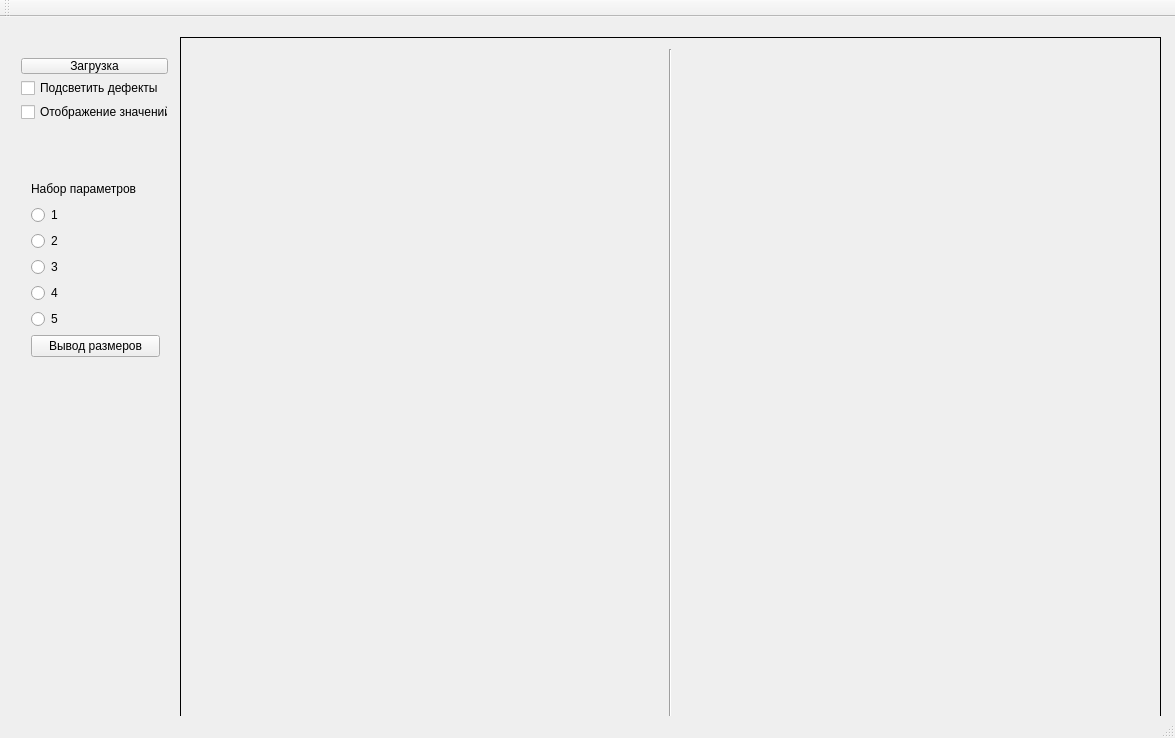
<?xml version="1.0" encoding="UTF-8"?>
<ui version="4.0">
 <class>MainWindow</class>
 <widget class="QMainWindow" name="MainWindow">
  <property name="geometry">
   <rect>
    <x>0</x>
    <y>0</y>
    <width>1175</width>
    <height>738</height>
   </rect>
  </property>
  <property name="windowTitle">
   <string>MainWindow</string>
  </property>
  <widget class="QWidget" name="centralWidget">
   <widget class="QFrame" name="frm_singleView">
    <property name="geometry">
     <rect>
      <x>180</x>
      <y>20</y>
      <width>981</width>
      <height>701</height>
     </rect>
    </property>
    <property name="minimumSize">
     <size>
      <width>400</width>
      <height>0</height>
     </size>
    </property>
    <property name="frameShape">
     <enum>QFrame::Box</enum>
    </property>
    <property name="frameShadow">
     <enum>QFrame::Plain</enum>
    </property>
    <layout class="QGridLayout" name="gridLayout_9">
     <item row="0" column="0">
      <layout class="QVBoxLayout" name="verticalLayout_2">
       <item>
        <widget class="Line" name="line">
         <property name="orientation">
          <enum>Qt::Vertical</enum>
         </property>
        </widget>
       </item>
      </layout>
     </item>
    </layout>
   </widget>
   <widget class="QWidget" name="">
    <property name="geometry">
     <rect>
      <x>20</x>
      <y>150</y>
      <width>151</width>
      <height>201</height>
     </rect>
    </property>
    <layout class="QVBoxLayout" name="verticalLayout_5">
     <item>
      <widget class="QLabel" name="label">
       <property name="text">
        <string>Набор параметров</string>
       </property>
      </widget>
     </item>
     <item>
      <layout class="QVBoxLayout" name="verticalLayout">
       <item>
        <widget class="QRadioButton" name="radioButton">
         <property name="text">
          <string>1</string>
         </property>
        </widget>
       </item>
       <item>
        <widget class="QRadioButton" name="radioButton_2">
         <property name="text">
          <string>2</string>
         </property>
        </widget>
       </item>
       <item>
        <widget class="QRadioButton" name="radioButton_3">
         <property name="text">
          <string>3</string>
         </property>
        </widget>
       </item>
       <item>
        <widget class="QRadioButton" name="radioButton_4">
         <property name="text">
          <string>4</string>
         </property>
        </widget>
       </item>
       <item>
        <widget class="QRadioButton" name="radioButton_5">
         <property name="text">
          <string>5</string>
         </property>
        </widget>
       </item>
      </layout>
     </item>
     <item>
      <widget class="QPushButton" name="pushButton">
       <property name="text">
        <string>Вывод размеров</string>
       </property>
      </widget>
     </item>
    </layout>
   </widget>
   <widget class="QWidget" name="">
    <property name="geometry">
     <rect>
      <x>10</x>
      <y>30</y>
      <width>169</width>
      <height>86</height>
     </rect>
    </property>
    <layout class="QVBoxLayout" name="verticalLayout_6">
     <item>
      <layout class="QVBoxLayout" name="verticalLayout_3">
       <item>
        <widget class="QPushButton" name="btn_loadTiff">
         <property name="text">
          <string>Загрузка</string>
         </property>
        </widget>
       </item>
       <item>
        <widget class="QCheckBox" name="checkBox">
         <property name="text">
          <string>Подсветить дефекты</string>
         </property>
        </widget>
       </item>
      </layout>
     </item>
     <item>
      <widget class="QCheckBox" name="checkBox_2">
       <property name="text">
        <string>Отображение значений</string>
       </property>
      </widget>
     </item>
    </layout>
   </widget>
  </widget>
  <widget class="QMenuBar" name="menuBar">
   <property name="geometry">
    <rect>
     <x>0</x>
     <y>0</y>
     <width>1175</width>
     <height>26</height>
    </rect>
   </property>
  </widget>
  <widget class="QToolBar" name="mainToolBar">
   <attribute name="toolBarArea">
    <enum>TopToolBarArea</enum>
   </attribute>
   <attribute name="toolBarBreak">
    <bool>false</bool>
   </attribute>
  </widget>
  <widget class="QStatusBar" name="statusBar"/>
 </widget>
 <layoutdefault spacing="6" margin="11"/>
 <resources/>
 <connections/>
</ui>
